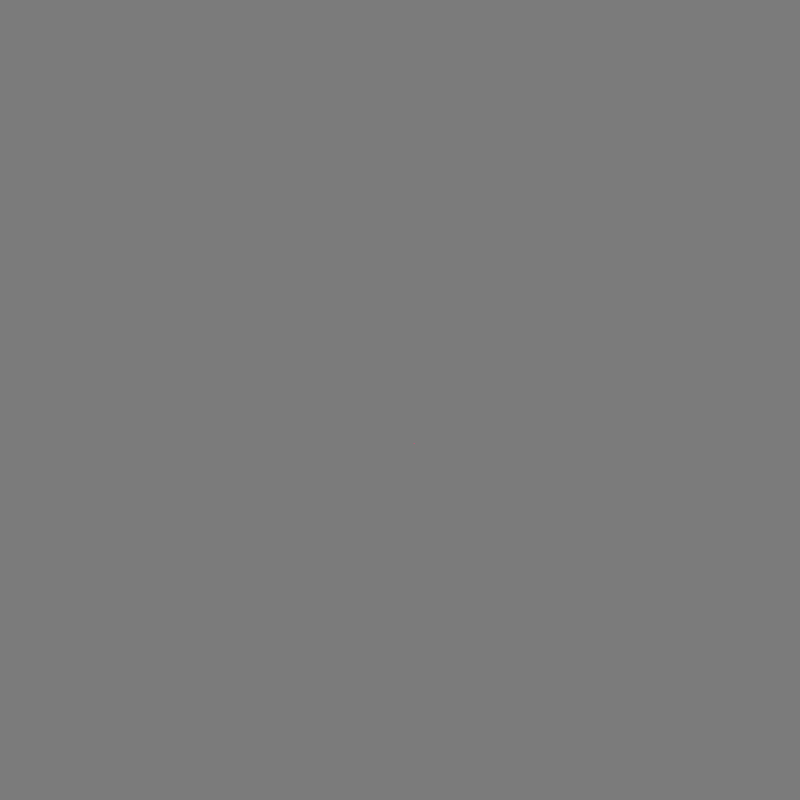
Frame 1 (no input)
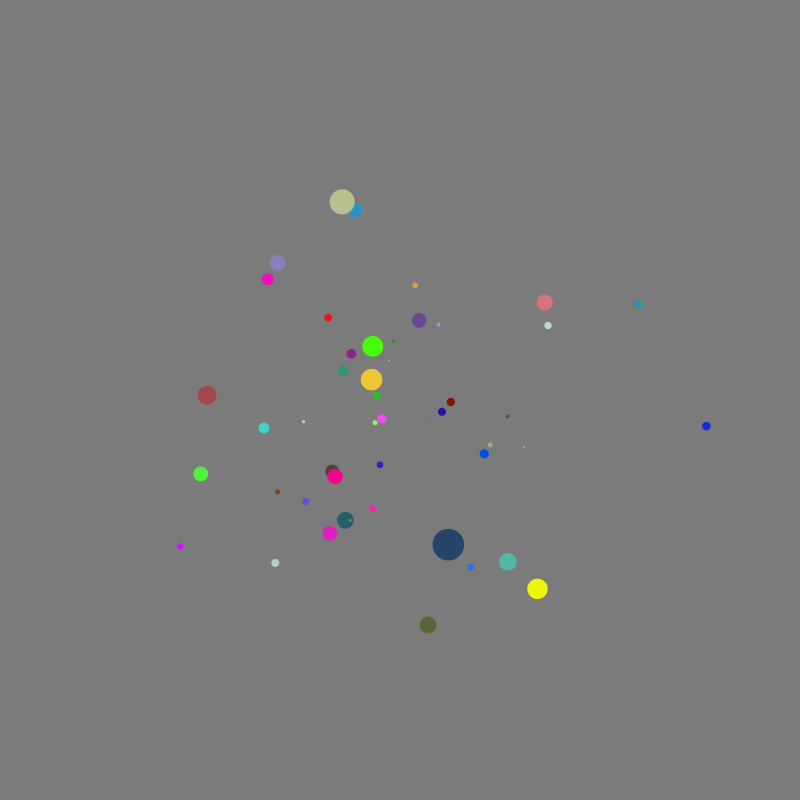
Frame 60 (the mouse pressed at the canvas centre just before this capture)
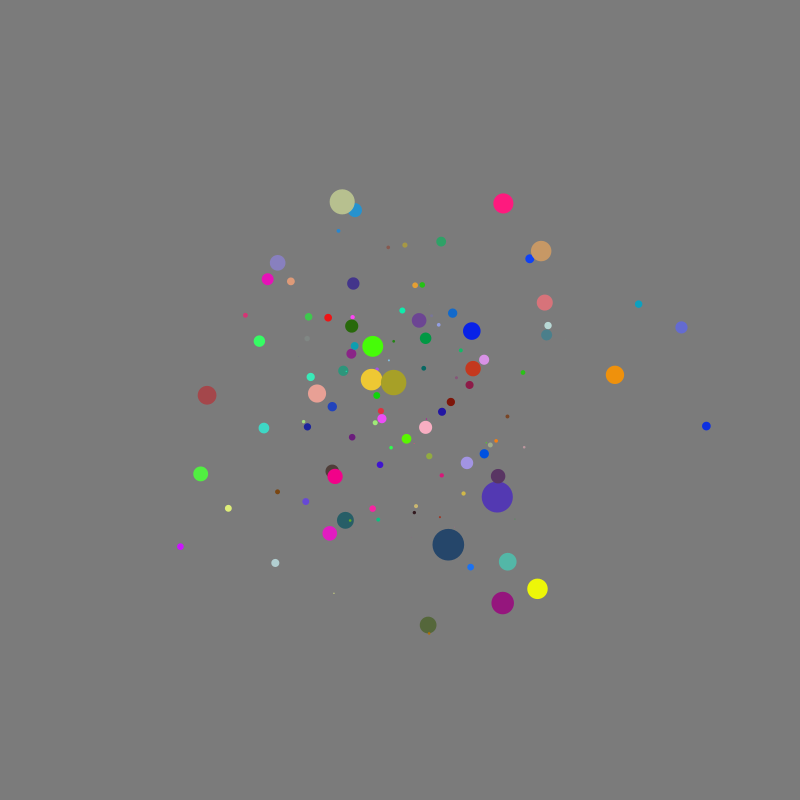
Frame 120 (the mouse held since frame 60 and released just before this capture)

The Processing sketch that drew these frames (run headless with seeded random() and noise(); from frame 60 on, the mouse is pressed at the canvas centre):

// Processing sketch: ex_1_4
// ── ex_1_4.pde
void setup() {
  size(800, 800);
  background(123);
}

void draw() {
  float x = randomGaussian() * 100 + width/2;
  float y = randomGaussian() * 100 + height/2;
  fill(random(255), random(255), random(255));
  noStroke();
  circle(x, y, randomGaussian() * 10);
}
